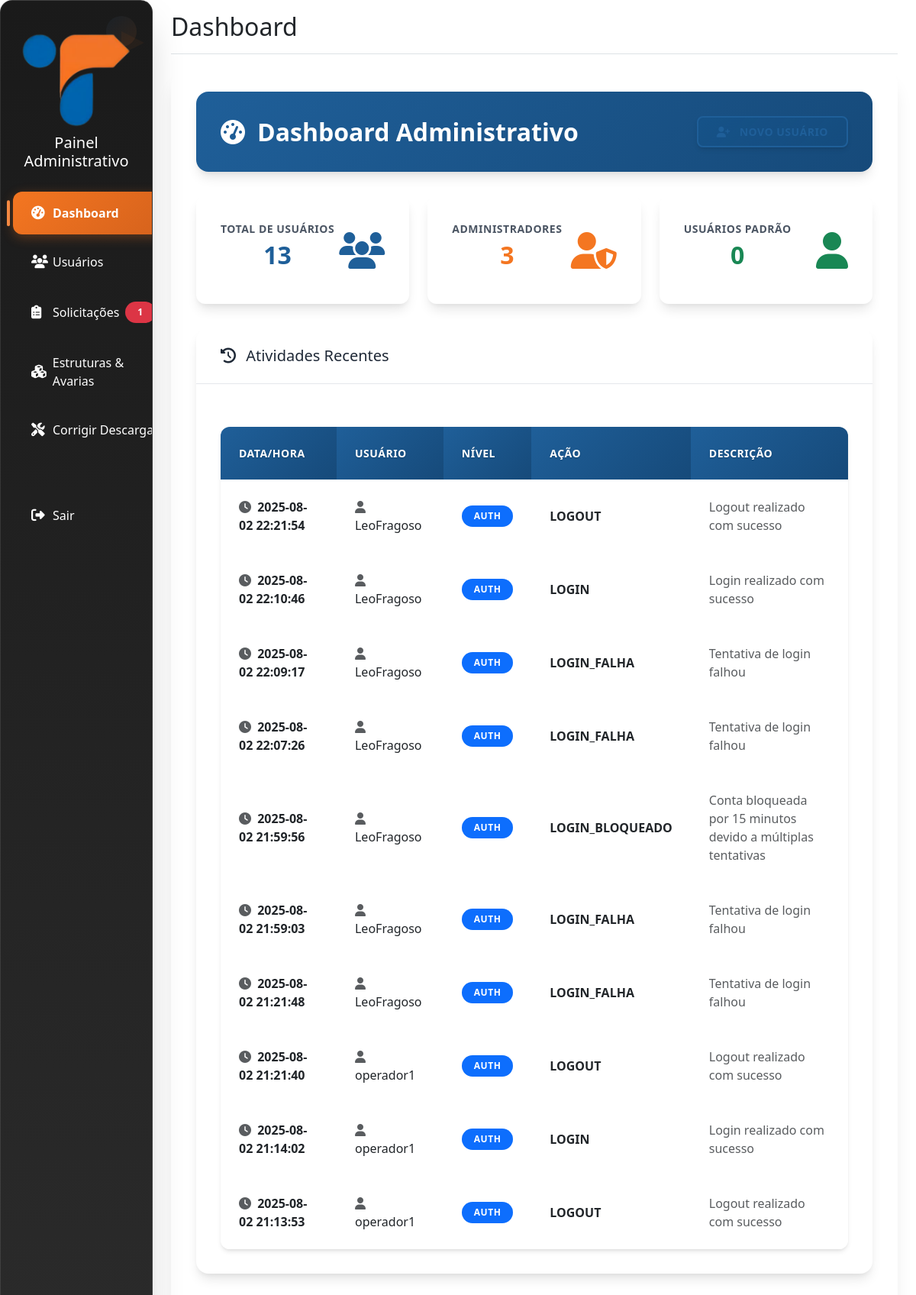
The app's page /admin/dashboard (signed in), older data.
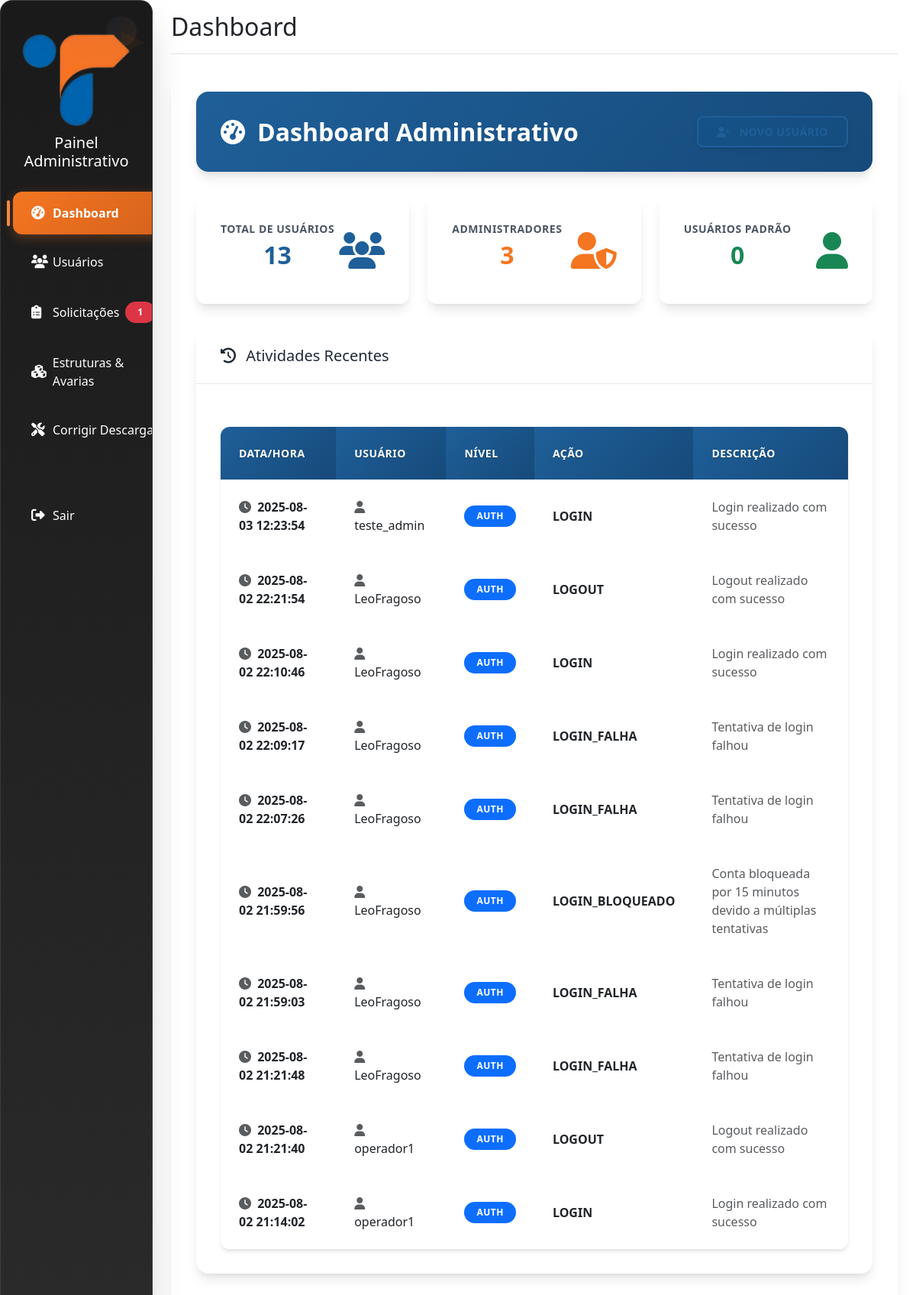
The same page, newer data.
### tables this page shows
CREATE TABLE log_atividades (
        id INTEGER PRIMARY KEY AUTOINCREMENT,
        data_hora TEXT NOT NULL,
        usuario TEXT NOT NULL,
        nivel TEXT NOT NULL,
        acao TEXT NOT NULL,
        descricao TEXT
    );

### admin/routes.py (the view)
@admin_bp.route('/dashboard')
@admin_completo_only_required
def admin_dashboard():
    try:
        db = get_db()
        cursor = db.cursor()
        cursor.execute("SELECT COUNT(*) FROM usuarios")
        total_usuarios = cursor.fetchone()[0]
        cursor.execute("SELECT COUNT(*) FROM usuarios WHERE nivel = 'admin'")
        total_admins = cursor.fetchone()[0]
        cursor.execute("SELECT COUNT(*) FROM usuarios WHERE nivel = 'user'")
        total_users = cursor.fetchone()[0]
        cursor.execute("""
            SELECT * FROM log_atividades
            ORDER BY data_hora DESC
            LIMIT 10
        """)
        logs_recentes = cursor.fetchall()
        cursor.execute("""
            SELECT * FROM solicitacoes_registro
            WHERE status = 'pendente'
            ORDER BY data_solicitacao DESC
        """)
        solicitacoes_pendentes = cursor.fetchall()
        cursor.execute("""
            SELECT s.*, u.username, u.email
            FROM solicitacoes_senha s
            JOIN usuarios u ON s.usuario_id = u.id
            WHERE s.status = 'pendente'
            ORDER BY s.data_solicitacao DESC
        """)
        senha_pendentes = cursor.fetchall()
        return render_template('admin/dashboard.html',
                              total_usuarios=total_usuarios,
                              total_admins=total_admins,
                              total_users=total_users,
                              logs_recentes=logs_recentes,
                              solicitacoes_pendentes=solicitacoes_pendentes,
                              senha_pendentes=senha_pendentes,
                              username=session.get('username'),
                              role=session.get('role'))
    except Exception as e:
        logger.error(f"Erro ao carregar dashboard administrativo: {e}")
        flash(f"Erro ao carregar dashboard: {e}", "danger")
        return redirect(url_for('auth.login'))

### db.py (called while the page is built)
def get_db():
    if 'db' not in g:
        try:
            g.db = sqlite3.connect(
                current_app.config['DATABASE'],
                detect_types=sqlite3.PARSE_DECLTYPES,
                timeout=30.0,  # 30 segundos de timeout
                isolation_level=None  # Autocommit mode
            )
            g.db.execute('PRAGMA busy_timeout = 10000;')  # 10 segundos
            g.db.row_factory = sqlite3.Row
            logger.debug("Nova conexão com o banco de dados estabelecida")
        except sqlite3.Error as e:
            logger.error(f"Erro ao conectar ao banco de dados: {e}")
            raise
    return g.db

### utils/db.py (called while the page is built)
def get_db():
    try:
        return main_get_db()
    except Exception as e:
        logger.error(f"Erro ao obter conexão com o banco de dados: {e}")
        if 'db' not in g:
            g.db = sqlite3.connect(
                current_app.config['DATABASE'],
                detect_types=sqlite3.PARSE_DECLTYPES,
                timeout=30.0
            )
            g.db.row_factory = sqlite3.Row
        return g.db

### utils/permissions.py (called while the page is built, shortened)
def get_user_role():
    role = session.get('role') or session.get('nivel')
    return role

def has_role(required_role):
    user_role = get_user_role()
    if not user_role or user_role not in ROLES:
        return False
    return ROLES[user_role] >= ROLES[required_role]

def admin_completo_only_required(f):
    @wraps(f)
    def decorated_function(*args, **kwargs):
        user_role = get_user_role()
        return f(*args, **kwargs)
    return decorated_function

### templates/admin/dashboard.html (shortened to what this page needs)
{% extends "admin/base.html" %}
{% block extra_css %}
<link rel="stylesheet" href="{{ url_for('static', filename='css/admin-theme.css') }}">
{% endblock %}
{% block content %}
<div class="main-content">
            <div class="page-header">
                <div class="d-flex justify-content-between align-items-center">
                    <h1>
                        <i class="fas fa-tachometer-alt me-2"></i>
                        Dashboard Administrativo
                    </h1>
                    <div class="btn-toolbar">
                        <div class="btn-group">
                            <a href="{{ url_for('admin.novo_usuario') }}" class="btn btn-outline-primary">
                                <i class="fas fa-user-plus me-1"></i> Novo Usuário
                            </a>
                        </div>
                    </div>
                </div>
            </div>
            <div class="admin-stats fade-in-up">
                <div class="stat-card">
                    <div class="d-flex align-items-center justify-content-between">
                        <div>
                            <div class="stat-label">Total de Usuários</div>
                            <div class="stat-value">{{ total_usuarios }}</div>
                        </div>
                        <div class="stats-icon">
                            <i class="fas fa-users fa-3x text-itracker-blue"></i>
                        </div>
                    </div>
                </div>
                <div class="stat-card">
                    <div class="d-flex align-items-center justify-content-between">
                        <div>
                            <div class="stat-label">Administradores</div>
                            <div class="stat-value text-itracker-orange">{{ total_admins }}</div>
                        </div>
                        <div class="stats-icon">
                            <i class="fas fa-user-shield fa-3x text-itracker-orange"></i>
                        </div>
                    </div>
                </div>
                <div class="stat-card">
                    <div class="d-flex align-items-center justify-content-between">
                        <div>
                            <div class="stat-label">Usuários Padrão</div>
                            <div class="stat-value text-success">{{ total_users }}</div>
                        </div>
                        <div class="stats-icon">
                            <i class="fas fa-user fa-3x text-success"></i>
                        </div>
                    </div>
                </div>
            </div>
            <div class="admin-card mb-4 slide-in-right">
                <div class="card-header">
                    <h5 class="mb-0">
                        <i class="fas fa-history me-2"></i>
                        Atividades Recentes
                    </h5>
                </div>
                <div class="card-body">
                    <div class="table-responsive">
                        <table class="table table-hover">
                            <thead>
                                <tr>
                                    <th>Data/Hora</th>
                                    <th>Usuário</th>
                                    <th>Nível</th>
                                    <th>Ação</th>
                                    <th>Descrição</th>
                                </tr>
                            </thead>
                            <tbody>
                                {% if logs_recentes %}
                                    {% for log in logs_recentes %}
                                    <tr>
                                        <td>
                                            <i class="fas fa-clock me-1 text-muted"></i>
                                            {{ log.data_hora }}
                                        </td>
                                        <td>
                                            <i class="fas fa-user me-1 text-muted"></i>
                                            {{ log.usuario }}
                                        </td>
                                        <td>
                                            <span class="badge bg-{{ 'success' if log.nivel == 'user' else 'warning' if log.nivel == 'admin' else 'primary' }}">
                                                {{ log.nivel }}
                                            </span>
                                        </td>
                                        <td class="fw-semibold">{{ log.acao }}</td>
                                        <td class="text-muted">{{ log.descricao }}</td>
                                    </tr>
                                    {% endfor %}
                                {% endif %}
                            </tbody>
                        </table>
                    </div>
                </div>
            </div>
</div>
{% endblock %}

### templates/admin/base.html (shortened to what this page needs)
<!DOCTYPE html>
<html lang="pt-BR">
<head>
    <link href="https://cdn.jsdelivr.net/npm/bootstrap@5.3.0/dist/css/bootstrap.min.css" rel="stylesheet">
    <link rel="stylesheet" href="https://cdnjs.cloudflare.com/ajax/libs/font-awesome/6.4.0/css/all.min.css">
    <link rel="stylesheet" href="https://cdn.jsdelivr.net/npm/sweetalert2@11.7.0/dist/sweetalert2.min.css">
    <link rel="stylesheet" href="/static/css/admin-theme.css">
    {% block extra_css %}{% endblock %}
</head>
<body>
    <div class="container-fluid">
        <div class="row">
            <div class="col-md-3 col-lg-2 d-md-block bg-dark sidebar collapse">
                <div class="position-sticky pt-3">
                    <div class="text-center mb-4">
                        <img src="/static/assets/itracker_logo.png" alt="iTracker Logo" class="img-fluid" style="max-width: 150px;">
                        <h5 class="text-white mt-2">Painel Administrativo</h5>
                    </div>
                    <ul class="nav flex-column">
                        {% if session.get('nivel') == 'admin' %}
                        <li class="nav-item">
                            <a class="nav-link text-white {% if request.path == '/admin/' or request.path == '/admin/dashboard' %}active{% endif %}" href="{{ url_for('admin.admin_dashboard') }}">
                                <i class="fas fa-tachometer-alt me-2"></i> Dashboard
                            </a>
                        </li>
                        <li class="nav-item">
                            <a class="nav-link text-white {% if 'usuarios' in request.path %}active{% endif %}" href="{{ url_for('admin.listar_usuarios') }}">
                                <i class="fas fa-users me-2"></i> Usuários
                            </a>
                        </li>
                        <li class="nav-item">
                            <a class="nav-link text-white {% if 'solicitacoes' in request.path %}active{% endif %}" href="{{ url_for('admin.listar_solicitacoes') }}">
                                <i class="fas fa-clipboard-list me-2"></i> Solicitações
                                {% if solicitacoes_pendentes and solicitacoes_pendentes|length > 0 %}
                                <span class="badge bg-danger rounded-pill ms-2">{{ solicitacoes_pendentes|length }}</span>
                                {% endif %}
                            </a>
                        </li>
                        <li class="nav-item">
                            <a class="nav-link text-white {% if 'estruturas-avarias' in request.path %}active{% endif %}" href="{{ url_for('admin.gerenciar_estruturas_avarias') }}">
                                <i class="fas fa-cubes me-2"></i> Estruturas & Avarias
                            </a>
                        </li>
                        {% endif %}
                        {% if session.get('nivel') in ['admin', 'admin_administrativo'] %}
                        <li class="nav-item">
                            <a class="nav-link text-white {% if 'corrigir-descarga' in request.path %}active{% endif %}" href="{{ url_for('admin.pagina_corrigir_descarga') }}">
                                <i class="fas fa-tools me-2"></i> Corrigir Descarga
                            </a>
                        </li>
                        {% endif %}
                        <li class="nav-item mt-4">
                            <a class="nav-link text-white" href="{{ url_for('auth.logout') }}">
                                <i class="fas fa-sign-out-alt me-2"></i> Sair
                            </a>
                        </li>
                    </ul>
                </div>
            </div>
            <main class="col-md-9 ms-sm-auto col-lg-10 px-md-4">
                <div class="d-flex justify-content-between flex-wrap flex-md-nowrap align-items-center pt-3 pb-2 mb-3 border-bottom">
                    <h1 class="h2">{% block page_title %}Dashboard{% endblock %}</h1>
                </div>
                {% block content %}{% endblock %}
            </main>
        </div>
    </div>
</body>
</html>

Row changes from the older to the newer data that the page shows:
no longer on this page (row unchanged): log_atividades: data_hora "2025-08-02 21:13:53", usuario "operador1", nivel "AUTH", acao "LOGOUT", descricao "Logout realizado com sucesso"
added log_atividades: data_hora "2025-08-03 12:23:54", usuario "teste_admin", nivel "AUTH", acao "LOGIN", descricao "Login realizado com sucesso"
